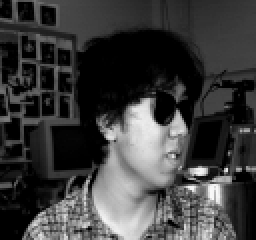
#> input picture Q2/RecFac/an2i/an2i_left_happy_sunglasses.png, 128 x 120 px, found by its file name (shown 2 times larger); its folder holds only this picture in this run
$ python Q2.py
#> lines starting #> are read from the running program, lines starting #| are printed output that depends on the picture
import numpy as np, os, cv2, matplotlib.pyplot as plt
from tqdm import tqdm


def carregar_imagens(dim=40, pasta="Q2/RecFac", classes=20):
#> called with dim = 40, pasta = 'Q2/RecFac', classes = 20
    X, Y = [], []
    for i, p in enumerate(os.listdir(pasta)):
        for img in os.listdir(os.path.join(pasta, p)):
            img_resized = cv2.resize(
                cv2.imread(os.path.join(pasta, p, img), cv2.IMREAD_GRAYSCALE),
                (dim, dim),
            )
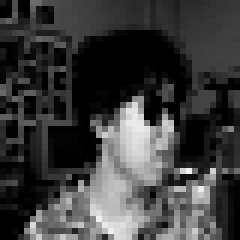
#> img_resized: shape (40, 40) (shown 6 times larger); min 0, max 241, mean 60.2
            X.append(img_resized.flatten() / 255.0)
            y = np.full(classes, -1)
            y[i] = 1
            Y.append(y)
#> pass 2 of the loop in carregar_imagens, `for i, p in enumerate(os.listdir(pasta)):`:
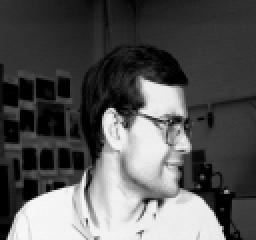
#> input picture Q2/RecFac/at33/at33_left_angry_open.png, 128 x 120 px, found by its file name (shown 2 times larger)
#> in carregar_imagens, `img_resized = cv2.resize( cv2.imread(os.path.join(pasta, p, img), cv2...`:
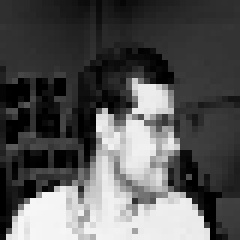
#> img_resized: shape (40, 40) (shown 6 times larger); min 0, max 246, mean 86.3
    X, Y = np.array(X).T, np.array(Y).T
#> X = 1600 pairs, first value 0 to 0.945, second value 0 to 0.965; Y = 20 rows, first 8: [1, -1], [-1, 1], [-1, -1], [-1, -1], [-1, -1], [-1, -1], [-1, -1], [-1, -1]
    return (X - X.mean(axis=1, keepdims=True)) / (
        X.std(axis=1, keepdims=True) + 1e-8
    ), Y


class RNA:
    def __init__(self, inp, out, lr=0.001, epochs=50):
        self.w, self.b, self.lr, self.ep = (
            np.random.randn(out, inp) * 0.01,
            np.zeros((out, 1)),
            lr,
            epochs,
        )

    def treinar(self, X, Y):
        for _ in tqdm(range(self.ep), desc="Treinando RNA"):
            for i in range(X.shape[1]):
                x, y = X[:, i : i + 1], Y[:, i : i + 1]
                err = y - np.where(np.dot(self.w, x) + self.b >= 0, 1, -1)
                self.w += self.lr * np.dot(err, x.T)
                self.b += self.lr * err

    def prever(self, X):
        z = np.dot(self.w, X) + self.b
        Y = -np.ones(z.shape)
        idx = np.argmax(z, axis=0)
        for i, ix in enumerate(idx):
            Y[ix, i] = 1
        return Y


class ADALINE(RNA):
    def treinar(self, X, Y):
        for _ in tqdm(range(self.ep), desc="Treinando ADALINE"):
            output = np.dot(self.w, X) + self.b  # Ativação Linear
            error = Y - output  # Cálculo do erro
            self.w += self.lr * np.dot(error, X.T)  # Ajuste dos pesos
            self.b += self.lr * np.sum(error, axis=1, keepdims=True)  # Ajuste do bias

    def prever(self, X):
        z = np.dot(self.w, X) + self.b
        return (z == z.max(axis=0)).astype(int) * 2 - 1  # Retorna -1 ou 1 (bipolar)


def calcular_metricas(Y_true, Y_pred):
    tp, fn = (Y_true == 1) & (Y_pred == 1), (Y_true == 1) & (Y_pred == -1)
    tn, fp = (Y_true == -1) & (Y_pred == -1), (Y_true == -1) & (Y_pred == 1)
    return (
        (tp.sum() + tn.sum()) / max(tp.sum() + tn.sum() + fp.sum() + fn.sum(), 1),
        tp.sum() / max(tp.sum() + fn.sum(), 1),
        tn.sum() / max(tn.sum() + fp.sum(), 1),
    )


def matriz_confusao(Y_true, Y_pred, classes):
    cm = np.zeros((classes, classes), dtype=int)
    true_labels, pred_labels = np.argmax(Y_true, axis=0), np.argmax(Y_pred, axis=0)
    for t, p in zip(true_labels, pred_labels):
        cm[t, p] += 1
    return cm


def plot_matriz_confusao(cm, title="Matriz de Confusão"):
    plt.figure(figsize=(10, 8))
    plt.imshow(cm, interpolation="nearest", cmap=plt.cm.Blues)
    plt.title(title, fontsize=16, fontweight="bold")
    plt.colorbar(label="Frequência")
    plt.xlabel("Classe Predita", fontsize=14)
    plt.ylabel("Classe Verdadeira", fontsize=14)
    plt.xticks(range(len(cm)), range(len(cm)), fontsize=12)
    plt.yticks(range(len(cm)), range(len(cm)), fontsize=12)
    for i in range(len(cm)):
        for j in range(len(cm)):
            plt.text(
                j,
                i,
                f"{cm[i, j]}",
                ha="center",
                va="center",
                color="white" if cm[i, j] > cm.max() / 2 else "black",
                fontsize=12,
            )
    plt.tight_layout()
    plt.show()


def monte_carlo(modelo, X, Y, rodadas=50):
    resultados, confusoes = [], []
    for _ in tqdm(range(rodadas), desc="Monte Carlo"):
        idx = np.random.permutation(X.shape[1])
        split = int(0.8 * X.shape[1])
        Xt, Yt, Xv, Yv = (
            X[:, idx[:split]],
            Y[:, idx[:split]],
            X[:, idx[split:]],
            Y[:, idx[split:]],
        )
        novo_modelo = type(modelo)(X.shape[0], Y.shape[0], modelo.lr, modelo.ep)
        novo_modelo.treinar(Xt, Yt)
        Y_pred = novo_modelo.prever(Xv)
        resultados.append(calcular_metricas(Yv, Y_pred))
        confusoes.append(matriz_confusao(Yv, Y_pred, Y.shape[0]))
    return int(np.mean(resultados, axis=0)), int(np.mean(confusoes, axis=0))


if __name__ == "__main__":
    X, Y = carregar_imagens()
#> X = 1600 pairs, first value -1 to 1, second value -1 to 1

    # Perceptron
    perceptron = RNA(X.shape[0], Y.shape[0], lr=0.001, epochs=50)
    res_perceptron, cm_perceptron = monte_carlo(perceptron, X, Y)
#> the loop in monte_carlo, `for _ in tqdm(range(rodadas), desc="Monte Carlo"):` made 50 passes
#> (true_labels in matriz_confusao, pred_labels in matriz_confusao) on passes 1 to 12: ([0], [2]), ([0], [14]), ([1], [19]), ([1], [9]), ([1], [19]), ([0], [5]), ([1], [5]), ([1], [2]), ([0], [8]), ([1], [9]), ([0], [10]), ([1], [13])
#> after the loop in monte_carlo, `for _ in tqdm(range(rodadas), desc="Monte Carlo"):`: confusoes = 50 items; resultados = 50 items, first 6: (0.9, 0, 0.947), (0.9, 0, 0.947), (0.9, 0, 0.947), (0.9, 0, 0.947), (0.9, 0, 0.947), (0.9, 0, 0.947)
#> (the run stopped early here; a loop or call above may not have finished)
